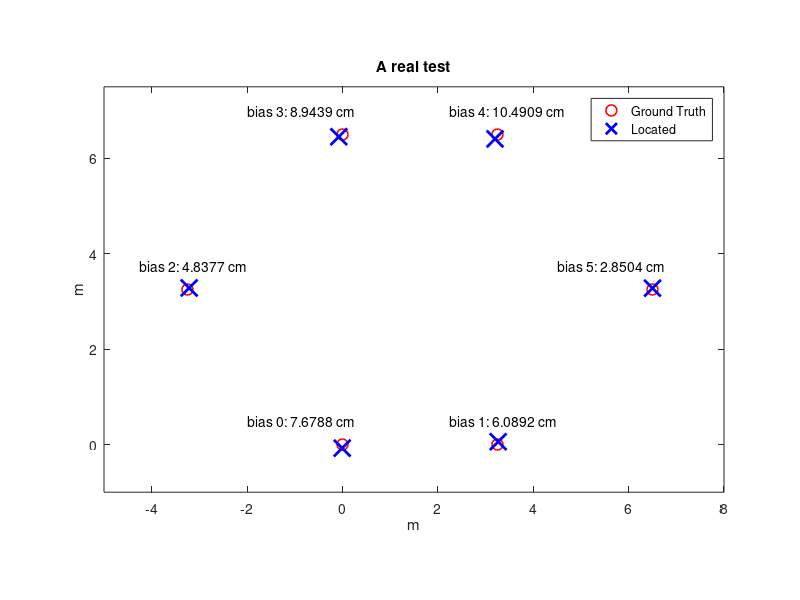

Here is the MATLAB script that generated this plot:
clear all; close all; clc;

load('./data/data525.mat');
plot(Cor_gt(:, 1), Cor_gt(:, 2), 'ro', 'markersize', 8, 'linewidth', 1.2); hold on;
plot(Cor_a(:, 1), Cor_a(:, 2), 'bx', 'markersize', 12, 'linewidth', 2.0); hold off;
axis equal;
axis([-5, 8, -1, 7.5]);
title('A real test');
legend('Ground Truth', 'Located');
xlabel('m');
ylabel('m');
bias = sqrt(sum((Cor_a - Cor_gt) .^ 2, 2));
text(Cor_gt(1,1) - 2, Cor_gt(1, 2) + 0.5, ['bias 0: ', num2str(bias(1)*100), ' cm']);
text(Cor_gt(2,1) - 1, Cor_gt(2, 2) + 0.5, ['bias 1: ', num2str(bias(2)*100), ' cm']);
text(Cor_gt(3,1) - 1, Cor_gt(3, 2) + 0.5, ['bias 2: ', num2str(bias(3)*100), ' cm']);
text(Cor_gt(4,1) - 2, Cor_gt(4, 2) + 0.5, ['bias 3: ', num2str(bias(4)*100), ' cm']);
text(Cor_gt(5,1) - 1, Cor_gt(5, 2) + 0.5, ['bias 4: ', num2str(bias(5)*100), ' cm']);
text(Cor_gt(6,1) - 2, Cor_gt(6, 2) + 0.5, ['bias 5: ', num2str(bias(6)*100), ' cm']);